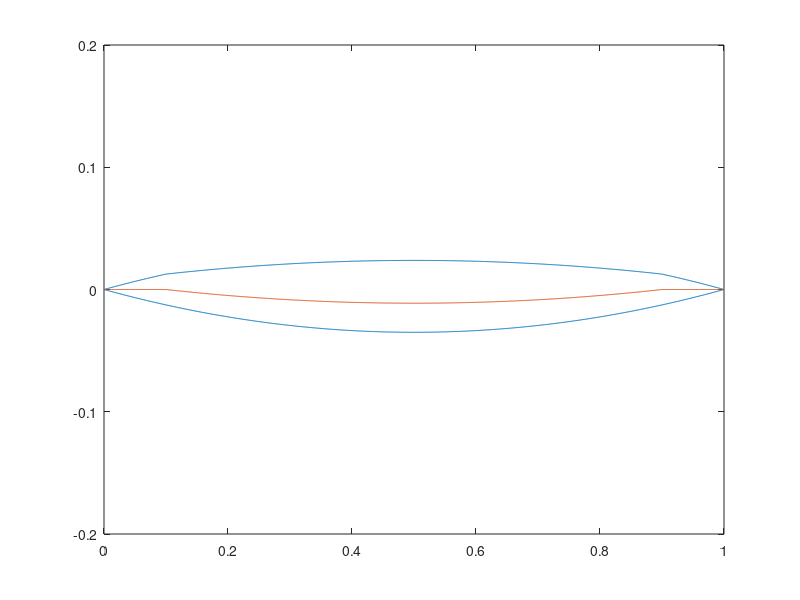
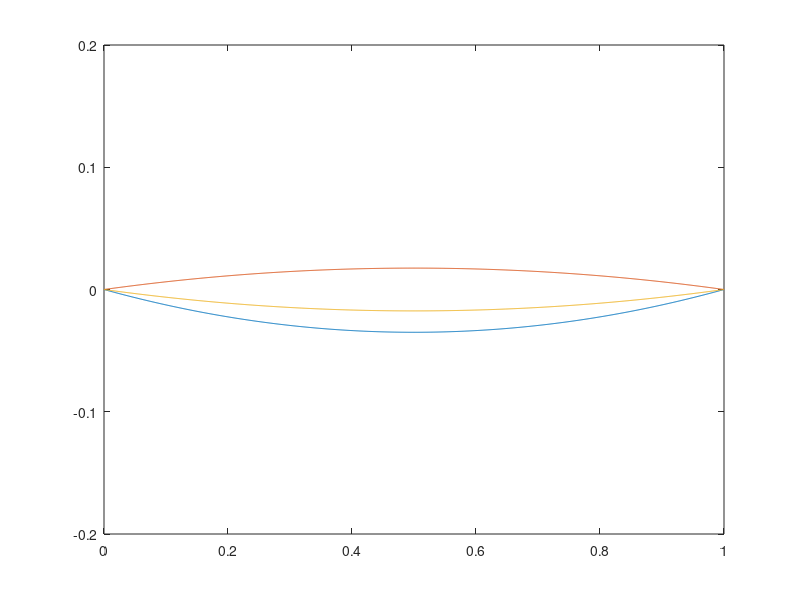

Write MATLAB code to recreate these figures, in order.
t = 0.07;
c = 1;
dx = 0.001;
%% Segment 1 - Biconvex
x1 = 0:dx:0.1;
y1 = 2*(t/c).*x1.*(1-x1);
dydx1 = 2*(t/c) - 4*(t/c)*x1(end);
%% Segment 2 - Ellipse
t2 = t - 0.5*t;
x2start = (-dydx1 + 2*(t2/c))/(4*(t2/c));
x2 = (0.1+x2start):dx:(0.9+x2start);
% b = sqrt((dydx1*(1/x2(1)))^2*(1-x2(1)^2));
% y2 = sqrt((1- (x2.^2/(c^2))*b^2));
x2 = x2 - x2start;
y2 = 2*(t2/c).*x2.*(1-x2);
yup = y1(end) - y2(1);
y2 = y2 + yup;

%% Segment 3 - Biconvex
x3 = 0.9:dx:1;
y3 = 2*(t/c).*x3.*(1-x3);


%% Segment 4 - Bottom Biconvex

x4 = 1:-dx:0;
y4 = -2*(t/c).*x4.*(1-x4);

plot([x1,x2,x3,x4],[y1,y2,y3,y4])
ylim([-.2 .2])
hold on
camber = [y1(1:end-1),y2(1:end-1),y3]+y4;
plot(x4,camber)
%% Two Biconvex

t = 0.07;

x5 = 0:dx:1;
y5 = 2*((t-0.5*t)/c).*x5.*(1-x5);
figure

plot(x4,y4)
hold on
plot(x5,y5)
ylim([-.2 .2])
plot(x4,y4+y5)